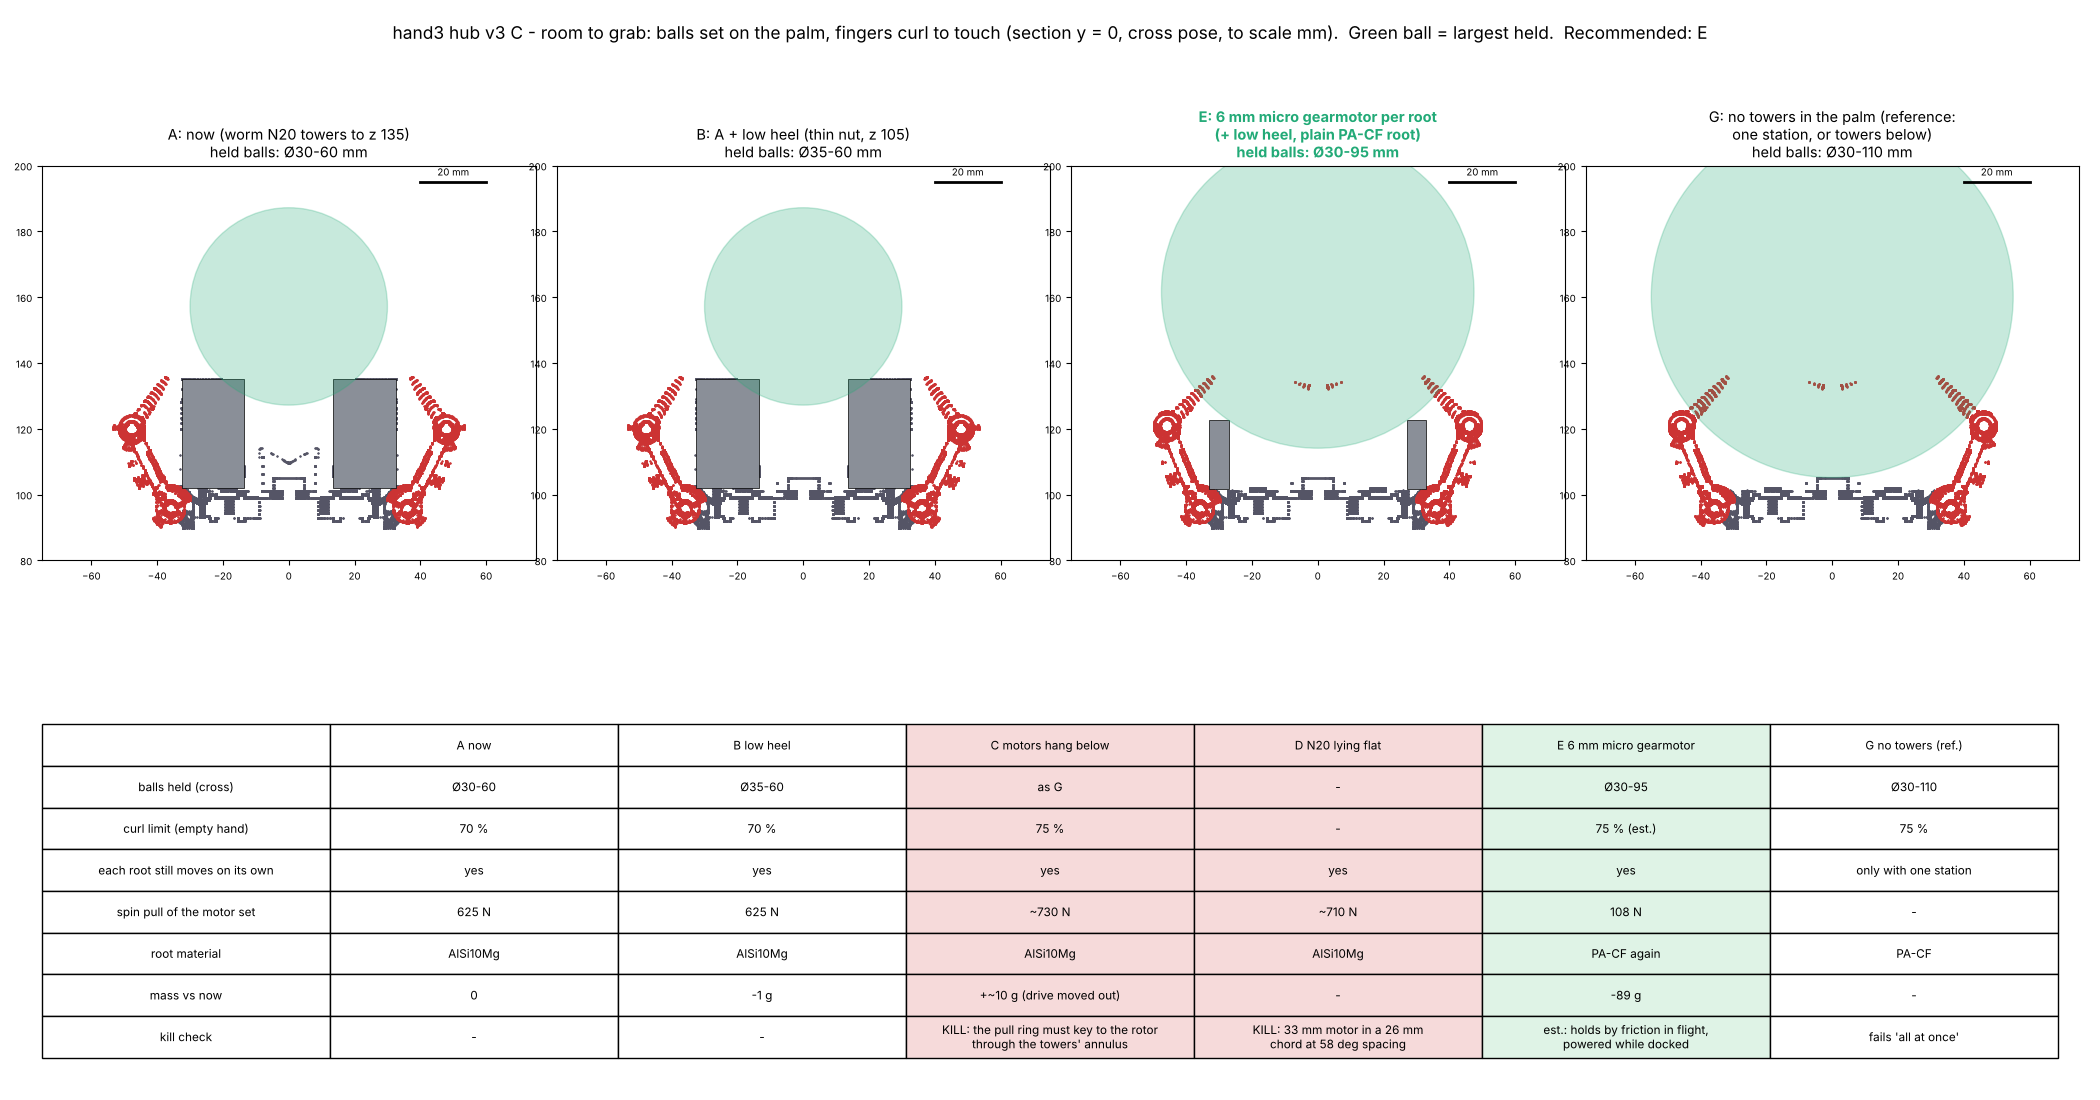

This chart was generated by the following Python code:
"""hand3 hub v3 C: give the hand room to grab - options study, 2026-11-20.

Measure: balls of diameter D (10..100 mm) set on the palm on the hub axis (they rest on whatever is highest under them: heel,
motor towers, top disc); the fingers (flight-cross pose) curl until they touch the ball.  A ball counts as held when the touch
comes at or above its centre and before the empty-hand curl limit.  To scale, real CAD (hand3_root_drive, hand3_hub_v3).
Writes hand3_grasp_room_study.json/.png."""
import os, sys, json
sys.path.insert(0, os.path.join(os.path.dirname(os.path.abspath(__file__)), "hand3e"))
import numpy as np
import matplotlib
matplotlib.use("Agg")
import matplotlib.pyplot as plt
from matplotlib.patches import Polygon, Circle, Rectangle
from scipy.spatial import cKDTree
import hand3_root_drive as RD, hand3_hub_v3 as V3, hand3_design as H, hand3_cad as C
from hand3_finger import cyl

HERE = os.path.dirname(os.path.abspath(__file__))
POSE = V3.POSES["flight cross"]
W = 1309.0


def pts(m, n=6):
    me = m.to_mesh(); v = np.asarray(me.vert_properties)[:, :3]; t = np.asarray(me.tri_verts)
    return np.concatenate([v[t[:, a]] + (v[t[:, b]] - v[t[:, a]]) * f for a, b in ((0, 1), (1, 2), (2, 0)) for f in np.linspace(0, 1, n)])


# E: Pololu 2359 sub-micro gearmotor 6 x 21 standing on the root at r 30, y -5 (clear of the flexor and the anchor knot)
MICRO = dict(r=3.0, L=21.0, x=30.0, y=-5.0, z0=101.6, m=1.3)


def micro():
    return cyl(MICRO["r"], MICRO["z0"], MICRO["z0"] + MICRO["L"], c=(MICRO["x"], MICRO["y"], 0), n=24)


TOP = pts(RD.top_disc_c()); HEEL = pts(C.parts()["heel"], 5)
ROOTS = np.concatenate([pts(RD.root_c(k, a)) for k, a in enumerate(POSE)])
TOW = np.concatenate([pts(RD.gearbox_and_can().rotate([0, 0, a])) for a in POSE])
MIC = np.concatenate([pts(micro().rotate([0, 0, a])) for a in POSE])
FP = {round(float(c), 2): np.concatenate([pts(m, 4) for a in POSE for n, m in V3.finger(a, tuple(c * x for x in H.FOLD_MAX), bands=False).items()])
      for c in np.arange(0, 1.0001, 0.01)}

OPTS = {
    "A": dict(title="A: now (worm N20 towers to z 135)", lim=0.70, tow="N20", heel=None, root_top=None),
    "B": dict(title="B: A + low heel (thin nut, z 105)", lim=0.70, tow="N20", heel=105.0, root_top=None),
    "E": dict(title="E: 6 mm micro gearmotor per root\n(+ low heel, plain PA-CF root)", lim=0.75, tow="micro", heel=105.0, root_top=101.3),
    "G": dict(title="G: no towers in the palm (reference:\none station, or towers below)", lim=0.75, tow=None, heel=105.0, root_top=101.3),
}


def hub(o):
    h = HEEL if o["heel"] is None else HEEL[HEEL[:, 2] <= o["heel"]]
    r = ROOTS if o["root_top"] is None else ROOTS[ROOTS[:, 2] <= o["root_top"]]
    P = [TOP, h, r]
    if o["tow"] == "N20": P.append(TOW)
    if o["tow"] == "micro": P.append(MIC)
    return np.concatenate(P)


def grasp(o, D):
    R = D / 2; hp = hub(o); r = np.hypot(hp[:, 0], hp[:, 1]); s = r < R
    zc = float((hp[s, 2] + np.sqrt(R * R - r[s] ** 2)).max() + 0.2)
    for c in sorted(FP):
        if c > o["lim"] + 1e-9: return dict(D=D, ok=False, zc=round(zc, 1), why="fingers can't reach it")
        d = np.linalg.norm(FP[c] - [0, 0, zc], axis=1); k = d < R
        if k.any():
            zt = float(FP[c][k, 2].max())
            return dict(D=D, ok=bool(zt >= zc), c=c, touch_above_centre=round(zt - zc, 1), zc=round(zc, 1))
    return dict(D=D, ok=False, zc=round(zc, 1))


def numbers():
    out = {}
    for k, o in OPTS.items():
        rows = [grasp(o, D) for D in range(10, 121, 5)]; ok = [r["D"] for r in rows if r["ok"]]
        out[k] = dict(held_D_mm=(min(ok), max(ok)) if ok else None, rows=rows, palm_top=float(hub(o)[:, 2][np.hypot(*hub(o)[:, :2].T) < 34].max()))
    # E loads/mass (est.)
    m_set = MICRO["m"] + 0.3 + 0.5
    out["E_loads"] = dict(micro="Pololu 2359 700:1 sub-micro plastic planetary, 6 x 21 mm, 1.3 g, 6 V: ~90 rpm free, ~85 mN m stall",
                          set_g=m_set, pull_N=round(m_set * 1e-3 * MICRO["x"] * 1e-3 * W ** 2),
                          pinion="m0.5 z10 brass, 2 mm bore (est.) on a gear rim of the top disc (pitch r ~27, disc grown to r 27.5)",
                          root_speed_deg_s=round(np.degrees(70 / 60 * 2 * np.pi * 2.5 / 27.0), 1), push_N=round(85e-3 / 2.5e-3),
                          flight_hold="spin presses the root's ribs on the disc grooves (~1,200 N): friction ~300 N vs ~6 N needed (est. mu 0.25)",
                          ground_hold="docked while parked: motors powered and held; 700:1 plastic planetary resists back-driving (est.)",
                          mass_vs_A_g=round(-4 * (13.0 - m_set) - 4 * (14.93 - 3.5), 1))
    return out


def figure(N):
    fig = plt.figure(figsize=(21, 11))
    for i, (k, o) in enumerate(OPTS.items()):
        ax = fig.add_axes([0.02 + i * 0.245, 0.42, 0.235, 0.5]); ax.set_aspect("equal"); ax.set_xlim(-75, 75); ax.set_ylim(80, 200)
        hp = hub(o); sl = np.abs(hp[:, 1]) < 1.5
        ax.scatter(hp[sl, 0], hp[sl, 2], s=0.3, c="#556")
        c = o["lim"]; fp = FP[round(c, 2)]; sf = np.abs(fp[:, 1]) < 1.5
        ax.scatter(fp[sf, 0], fp[sf, 2], s=0.3, c="#c33")
        if o["tow"] == "N20":
            for a in (0, 180):
                m = RD.gearbox_and_can().rotate([0, 0, a]); b = np.asarray(m.bounding_box()); ax.add_patch(Rectangle((b[0], b[2]), b[3] - b[0], b[5] - b[2], fc="#8a8f98", ec="k", lw=0.5))
        if o["tow"] == "micro":
            for a in (0, 180):
                x = MICRO["x"] * np.cos(np.radians(a)); ax.add_patch(Rectangle((x - 3, MICRO["z0"]), 6, MICRO["L"], fc="#8a8f98", ec="k", lw=0.5))
        held = N[k]["held_D_mm"]
        if held:
            r = next(rr for rr in N[k]["rows"] if rr["D"] == held[1]); ax.add_patch(Circle((0, r["zc"]), held[1] / 2, fc="#2a7", alpha=0.25, ec="#2a7"))
        ax.set_title(f"{o['title']}\nheld balls: {'Ø%d-%d mm' % held if held else 'none'}", fontsize=10.5, color="#2a7" if k == "E" else "k",
                     fontweight="bold" if k == "E" else "normal")
        ax.tick_params(labelsize=7); ax.plot([40, 60], [195, 195], "k", lw=2); ax.text(50, 197, "20 mm", ha="center", fontsize=7)
    L = N["E_loads"]
    rows = [["", "A now", "B low heel", "C motors hang below", "D N20 lying flat", "E 6 mm micro gearmotor", "G no towers (ref.)"],
            ["balls held (cross)", "Ø%d-%d" % tuple(N["A"]["held_D_mm"]), "Ø%d-%d" % tuple(N["B"]["held_D_mm"]), "as G", "-",
             "Ø%d-%d" % tuple(N["E"]["held_D_mm"]), "Ø%d-%d" % tuple(N["G"]["held_D_mm"])],
            ["curl limit (empty hand)", "70 %", "70 %", "75 %", "-", "75 % (est.)", "75 %"],
            ["each root still moves on its own", "yes", "yes", "yes", "yes", "yes", "only with one station"],
            ["spin pull of the motor set", "625 N", "625 N", "~730 N", "~710 N", f"{L['pull_N']} N", "-"],
            ["root material", "AlSi10Mg", "AlSi10Mg", "AlSi10Mg", "AlSi10Mg", "PA-CF again", "PA-CF"],
            ["mass vs now", "0", "-1 g", "+~10 g (drive moved out)", "-", f"{L['mass_vs_A_g']:.0f} g", "-"],
            ["kill check", "-", "-", "KILL: the pull ring must key to the rotor\nthrough the towers' annulus", "KILL: 33 mm motor in a 26 mm\nchord at 58 deg spacing",
             "est.: holds by friction in flight,\npowered while docked", "fails 'all at once'"]]
    ax = fig.add_axes([0.02, 0.01, 0.96, 0.36]); ax.axis("off")
    t = ax.table(cellText=rows, loc="center", cellLoc="center"); t.auto_set_font_size(False); t.set_fontsize(8.5); t.scale(1, 2.5)
    for r in range(len(rows)):
        t[r, 5].set_facecolor("#dff3e6")
        for cc in (3, 4): t[r, cc].set_facecolor("#f6dada")
    fig.suptitle("hand3 hub v3 C - room to grab: balls set on the palm, fingers curl to touch (section y = 0, cross pose, to scale mm).  "
                 "Green ball = largest held.  Recommended: E", fontsize=12.5)
    fig.savefig(os.path.join(HERE, "hand3_grasp_room_study.png"), dpi=100)


if __name__ == "__main__":
    N = numbers(); json.dump(N, open(os.path.join(HERE, "hand3_grasp_room_study.json"), "w"), indent=1, default=float)
    for k in OPTS: print(k, N[k]["held_D_mm"], N[k]["palm_top"])
    print(N["E_loads"]); figure(N)
